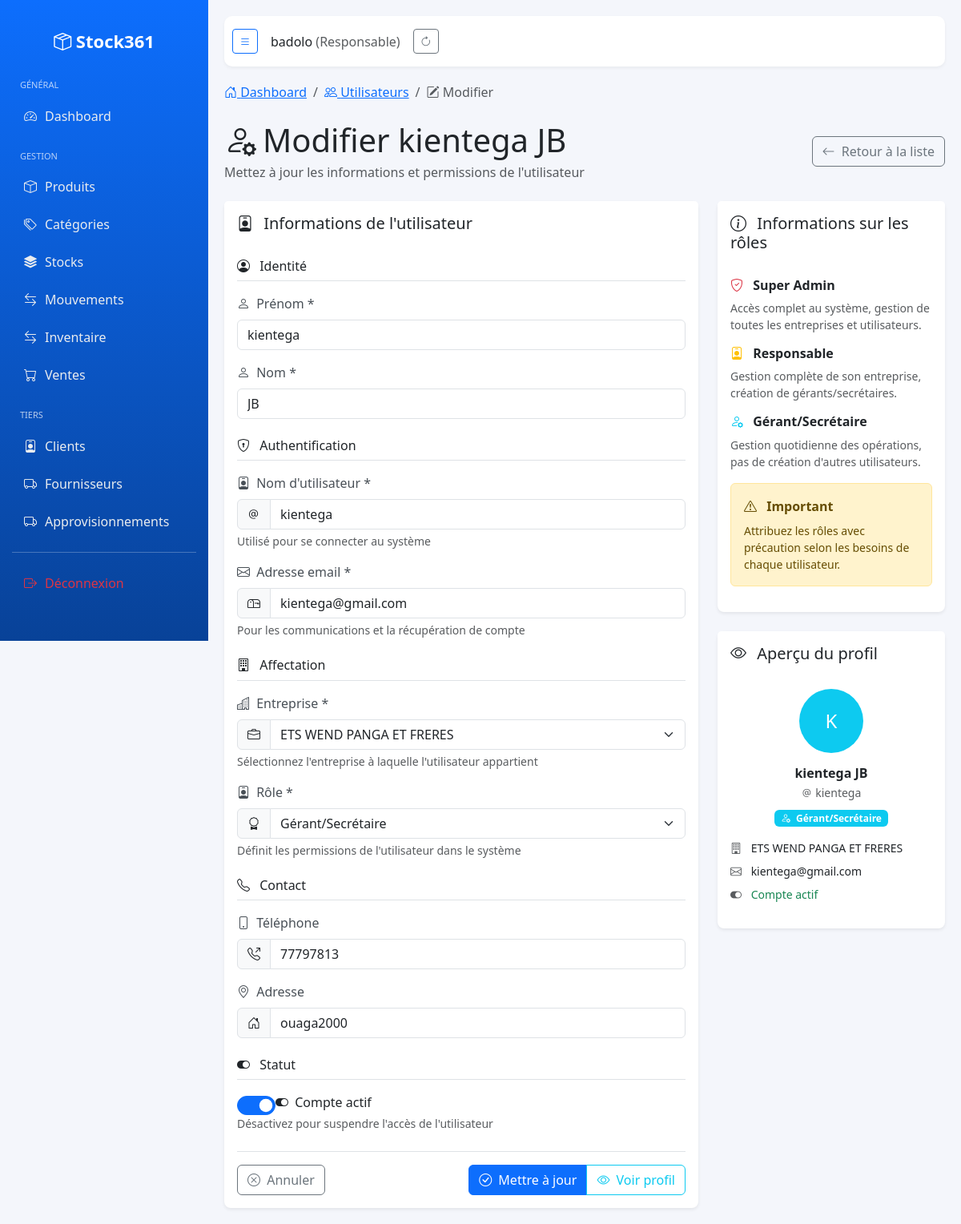
Page /utilisateurs/2/modifier/ (signed in) on the earlier database version.
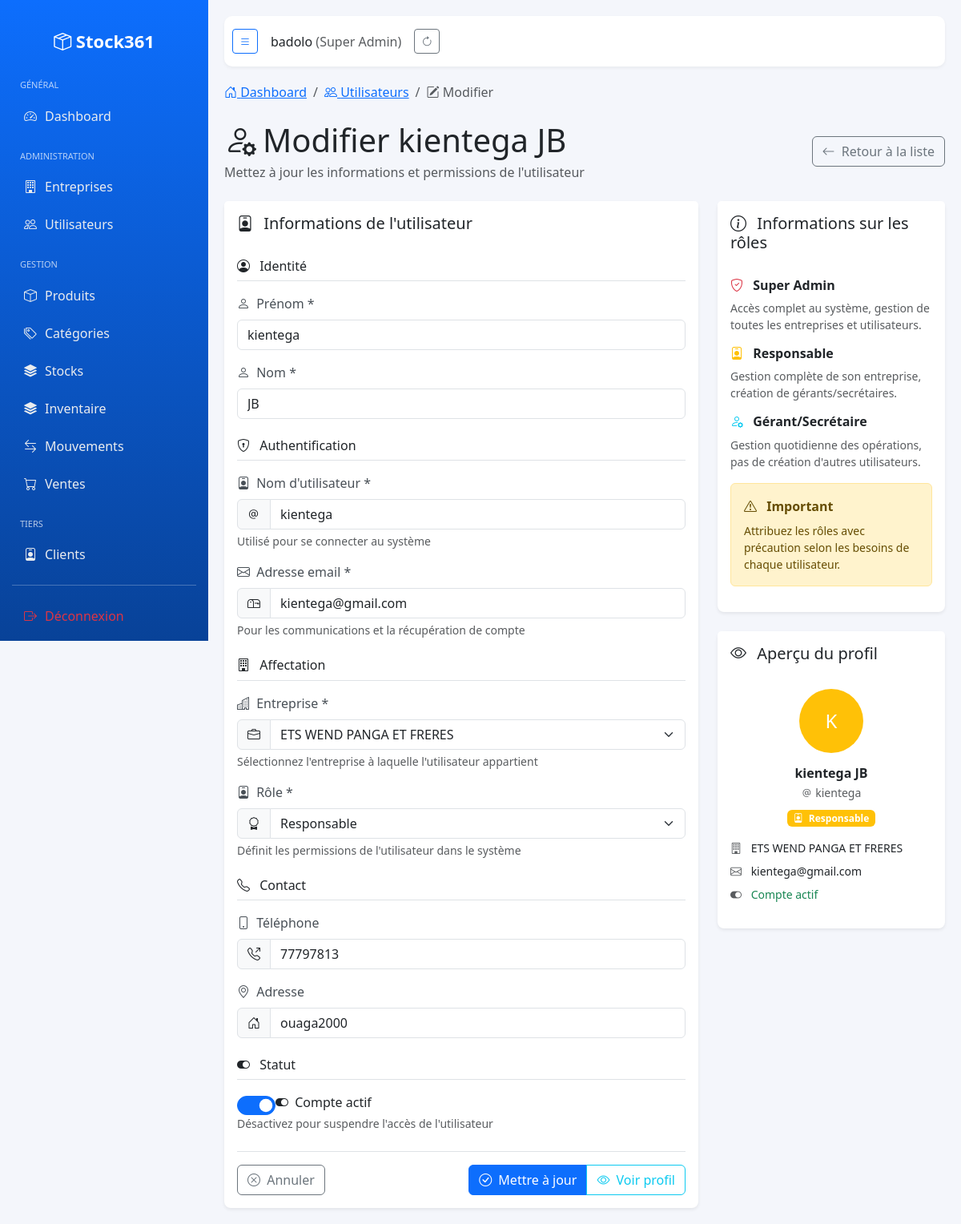
Same page on the later database version.
### entreprise/models.py (models this page shows, shortened)
class Utilisateur(AbstractUser):
    class TypeUtilisateur(models.TextChoices):
        SUPER_ADMIN = 'super_admin', 'Super Admin'
        RESPONSABLE = 'responsable', 'Responsable'
        GERANT = 'gerant', 'Gérant/Secrétaire'
    entreprise = models.ForeignKey(
        Entreprise,
        on_delete=models.CASCADE,
        related_name='utilisateurs',
        blank=True,
        null=True
    )
    type_utilisateur = models.CharField(
        max_length=20,
        choices=TypeUtilisateur.choices,
        default=TypeUtilisateur.GERANT
    )
    est_actif = models.BooleanField(default=True)
    telephone = models.CharField(max_length=20, blank=True, null=True)
    adresse = models.CharField(max_length=255, blank=True, null=True)
    date_creation = models.DateTimeField(default=timezone.now)
    @property
    def est_super_admin(self):
        return self.type_utilisateur == self.TypeUtilisateur.SUPER_ADMIN
    @property
    def est_responsable(self):
        return self.type_utilisateur == self.TypeUtilisateur.RESPONSABLE
    def get_role_display(self):
        return self.get_type_utilisateur_display()
    @property
    def responsable(self):
        """
        Retourne le premier utilisateur de type 'responsable' ou None
        """
        return self.utilisateurs.filter(type_utilisateur='responsable').first()

class Entreprise(models.Model):
    nom = models.CharField(max_length=150)
    ifu = models.CharField(max_length=50, unique=True)
    contact = models.CharField(max_length=50, blank=True, null=True)
    logo = models.ImageField(upload_to='entreprises/logos/', blank=True, null=True)
    est_actif = models.BooleanField(default=True)
    date_creation = models.DateTimeField(default=timezone.now)
    def __str__(self):
        return self.nom

### entreprise/views.py (the view, shortened to what this page needs)
# urls.py: path('utilisateurs/<int:pk>/modifier/', views.UtilisateurUpdateView.as_view(), name='utilisateur_update'),
class UtilisateurUpdateView(ResponsableOrSuperAdminMixin, LoginRequiredMixin, UpdateView):
    model = Utilisateur
    form_class = UtilisateurUpdateForm
    template_name = 'entreprise/utilisateur_form.html'
    success_url = reverse_lazy('utilisateur_list')

### templates/entreprise/utilisateur_form.html (shortened to what the changed rows need)
{% extends 'base.html' %}
{% load widget_tweaks %}
{% block content %}
<div class="d-flex justify-content-between align-items-center mb-4">
    <div>
        <h1 class="mb-1">
            {% if form.instance.pk %}
                <i class="bi bi-person-gear me-2"></i>Modifier {{ form.instance.get_full_name }}
            {% else %}
                <i class="bi bi-person-plus me-2"></i>Nouvel utilisateur
            {% endif %}
        </h1>
        <p class="text-muted mb-0">
            {% if form.instance.pk %}
                Mettez à jour les informations et permissions de l'utilisateur
            {% else %}
                Créez un nouveau compte utilisateur avec les permissions appropriées
            {% endif %}
        </p>
    </div>
</div>
<div class="row">
    <div class="col-lg-8">
        <div class="card shadow-sm border-0">
            <div class="card-body">
                <form method="post" id="utilisateurForm">
                    <div class="mb-4">
                        <div class="mb-3">
                            <label for="{{ form.first_name.id_for_label }}" class="form-label">
                                <i class="bi bi-person me-1"></i>
                                Prénom *
                            </label>
                            {% render_field form.first_name class="form-control" placeholder="Entrez le prénom" %}
                        </div>
                        <div class="mb-3">
                            <label for="{{ form.last_name.id_for_label }}" class="form-label">
                                <i class="bi bi-person me-1"></i>
                                Nom *
                            </label>
                            {% render_field form.last_name class="form-control" placeholder="Entrez le nom de famille" %}
                        </div>
                    </div>
                    <div class="mb-4">
                        <div class="mb-3">
                            <div class="input-group">
                                <span class="input-group-text">
                                    <i class="bi bi-at"></i>
                                </span>
                                {% render_field form.username class="form-control" placeholder="Choisissez un nom dutilisateur" %}
                            </div>
                        </div>
                        <div class="mb-3">
                            <div class="input-group">
                                <span class="input-group-text">
                                    <i class="bi bi-mailbox"></i>
                                </span>
                                {% render_field form.email class="form-control" placeholder="exemple@domain.com" type="email" %}
                            </div>
                        </div>
                    </div>
                    <div class="mb-4">
                        <div class="mb-3">
                            <div class="input-group">
                                <span class="input-group-text">
                                    <i class="bi bi-briefcase"></i>
                                </span>
                                {% render_field form.entreprise class="form-select" %}
                            </div>
                        </div>
                        <div class="mb-3">
                            <div class="input-group">
                                <span class="input-group-text">
                                    <i class="bi bi-award"></i>
                                </span>
                                {% render_field form.type_utilisateur class="form-select" %}
                            </div>
                        </div>
                    </div>
                    <div class="mb-4">
                        {% if form.telephone %}
                        <div class="mb-3">
                            <label for="{{ form.telephone.id_for_label }}" class="form-label">
                                <i class="bi bi-phone me-1"></i>
                                Téléphone
                            </label>
                            <div class="input-group">
                                <span class="input-group-text">
                                    <i class="bi bi-telephone-outbound"></i>
                                </span>
                                {% render_field form.telephone class="form-control" placeholder="+229 XX XX XX XX" %}
                            </div>
                        </div>
                        {% endif %}
                        {% if form.adresse %}
                        <div class="mb-3">
                            <label for="{{ form.adresse.id_for_label }}" class="form-label">
                                <i class="bi bi-geo-alt me-1"></i>
                                Adresse
                            </label>
                            <div class="input-group">
                                <span class="input-group-text">
                                    <i class="bi bi-house-door"></i>
                                </span>
                                {% render_field form.adresse class="form-control" placeholder="Adresse complète" %}
                            </div>
                        </div>
                        {% endif %}
                    </div>
                    {% if form.est_actif %}
                    <div class="mb-4">
                        <h6 class="border-bottom pb-2 mb-3">
                            <i class="bi bi-toggle-on me-2"></i>
                            Statut
                        </h6>
                        <div class="mb-3">
                            <div class="form-check form-switch">
                                {% render_field form.est_actif class="form-check-input" role="switch" %}
                                <label class="form-check-label" for="{{ form.est_actif.id_for_label }}">
                                    <i class="bi bi-toggle-on me-1"></i>
                                    Compte actif
                                </label>
                            </div>
                            <div class="form-text">
                                Désactivez pour suspendre l'accès de l'utilisateur
                            </div>
                        </div>
                    </div>
                    {% endif %}
                </form>
            </div>
        </div>
    </div>
    <div class="col-lg-4">
        <div class="card shadow-sm border-0">
            <div class="card-body">
                <div class="text-center mb-3">
                    <div class="avatar-placeholder rounded-circle d-flex align-items-center justify-content-center mx-auto mb-3
                                {% if form.instance.est_super_admin %}bg-danger text-white
                                {% elif form.instance.est_responsable %}bg-warning text-white
                                {% else %}bg-info text-white{% endif %}"
                         style="width: 80px; height: 80px; font-size: 24px;"
                         id="avatarPreview">
                        {{ form.instance.get_full_name|first|default:"?"|upper }}
                    </div>
                    <h6 id="previewName" class="fw-bold mb-1">
                        {% if form.instance.get_full_name %}
                            {{ form.instance.get_full_name }}
                        {% else %}
                            Prénom Nom
                        {% endif %}
                    </h6>
                    <p class="text-muted small mb-2">
                        <i class="bi bi-at"></i>
                        <span id="previewUsername">
                            {% if form.instance.username %}
                                {{ form.instance.username }}
                            {% else %}
                                username
                            {% endif %}
                        </span>
                    </p>
                    <div class="mb-3">
                        <span class="badge
                            {% if form.instance.est_super_admin %}bg-danger
                            {% elif form.instance.est_responsable %}bg-warning
                            {% else %}bg-info{% endif %}"
                              id="previewRole">
                            <i class="bi
                                {% if form.instance.est_super_admin %}bi-shield-check
                                {% elif form.instance.est_responsable %}bi-person-badge
                                {% else %}bi-person-gear{% endif %} me-1"></i>
                            {{ form.instance.get_type_utilisateur_display|default:"Rôle" }}
                        </span>
                    </div>
                    <div class="text-start small">
                        <div class="mb-2">
                            <i class="bi bi-building text-muted me-2"></i>
                            <span id="previewEntreprise">
                                {% if form.instance.entreprise %}
                                    {{ form.instance.entreprise.nom }}
                                {% else %}
                                    Entreprise
                                {% endif %}
                            </span>
                        </div>
                        <div class="mb-2">
                            <i class="bi bi-envelope text-muted me-2"></i>
                            <span id="previewEmail">
                                {% if form.instance.email %}
                                    {{ form.instance.email|truncatechars:20 }}
                                {% else %}
                                    email@exemple.com
                                {% endif %}
                            </span>
                        </div>
                        <div>
                        </div>
                    </div>
                </div>
            </div>
        </div>
    </div>
</div>
{% endblock %}

### templates/base.html (shortened to what the changed rows need)
<!DOCTYPE html>
<html lang="fr">
{% load static %}
<head>
    <link href="{% static 'vendor/bootstrap/css/bootstrap.min.css' %}" rel="stylesheet">
    <link href="{% static 'vendor/bootstrap-icons/font/bootstrap-icons.css' %}" rel="stylesheet">
    <link rel="stylesheet" href="{% static 'vendor/datatables/css/jquery.dataTables.min.css' %}">
    <link rel="stylesheet" href="{% static 'vendor/datatables/css/dataTables.bootstrap5.min.css' %}">
    <link rel="stylesheet" href="{% static 'vendor/datatables/css/buttons.bootstrap5.min.css' %}">
    <link rel="stylesheet" href="{% static 'vendor/datatables/css/select.bootstrap5.min.css' %}">
    <link rel="stylesheet" href="{% static 'vendor/datatables/css/responsive.bootstrap5.min.css' %}">
</head>
<body>
<div class="sidebar" id="sidebar">
    <div class="brand">
        <i class="bi bi-box-seam"></i> <span>Stock361</span>
    </div>
    {% if request.user.est_super_admin %}
        <div class="menu-title">Général</div>
        <a href="{% url 'dashboard' %}"><i class="bi bi-speedometer2"></i> <span>Dashboard</span></a>
        <div class="menu-title">Administration</div>
        <a href="{% url 'entreprise_list' %}"><i class="bi bi-building"></i> <span>Entreprises</span></a>
        <a href="{% url 'utilisateur_list' %}"><i class="bi bi-people"></i> <span>Utilisateurs</span></a>
        <div class="menu-title">Gestion</div>
        <a href="{% url 'produit:produit_list' %}"><i class="bi bi-box"></i> <span>Produits</span></a>
        <a href="{% url 'produit:categorie_list' %}">
            <i class="bi bi-tags"></i> <span>Catégories</span>
        </a>
        <a href="{% url 'stock_list' %}"><i class="bi bi-stack"></i> <span>Stocks</span></a>
        <a href="{% url 'inventaire_list' %}"><i class="bi bi-stack"></i> <span>Inventaire</span></a>
        <a href="{% url 'mouvement_list' %}"><i class="bi bi-arrow-left-right"></i> <span>Mouvements</span></a>
        <a href="{% url 'vente_list' %}"><i class="bi bi-cart"></i> <span>Ventes</span></a>
        <div class="menu-title">Tiers</div>
        <a href="{% url 'client_list' %}"><i class="bi bi-person-badge"></i> <span>Clients</span></a>
    {% elif request.user.est_responsable %}
        <div class="menu-title">Général</div>
        <a href="{% url 'dashboard' %}"><i class="bi bi-speedometer2"></i> <span>Dashboard</span></a>
        <div class="menu-title">Gestion</div>
        <a href="{% url 'produit:produit_list' %}"><i class="bi bi-box"></i> <span>Produits</span></a>
        <a href="{% url 'produit:categorie_list' %}">
            <i class="bi bi-tags"></i> <span>Catégories</span>
        </a>
        <a href="{% url 'stock_list' %}"><i class="bi bi-stack"></i> <span>Stocks</span></a>
        <a href="{% url 'mouvement_list' %}"><i class="bi bi-arrow-left-right"></i> <span>Mouvements</span></a>
        <a href="{% url 'inventaire_list' %}"><i class="bi bi-arrow-left-right"></i> <span>Inventaire</span></a>
        <a href="{% url 'vente_list' %}"><i class="bi bi-cart"></i> <span>Ventes</span></a>
        <div class="menu-title">Tiers</div>
        <a href="{% url 'client_list' %}"><i class="bi bi-person-badge"></i> <span>Clients</span></a>
        <a href="{% url 'fournisseur_list' %}"><i class="bi bi-truck"></i> <span>Fournisseurs</span></a>
        <a href="{% url 'approvisionnement_list' %}"><i class="bi bi-truck"></i> <span>Approvisionnements</span></a>
    {% endif %}
    <hr class="text-white">
    <a href="{% url 'logout' %}" class="text-danger"><i class="bi bi-box-arrow-right"></i> <span>Déconnexion</span></a>
</div>
<div class="main" id="main">
    <div class="topbar">
        <div class="d-flex align-items-center gap-3">
            <button class="btn btn-sm btn-outline-primary" id="toggleSidebar"><i class="bi bi-list"></i></button>
            <div class="user-info">
                {{ request.user.username }}
                <span class="text-muted">({{ request.user.get_role_display }})</span>
            </div>
            <button class="btn btn-sm btn-outline-secondary" id="refreshBtn" title="Actualiser">
                <i class="bi bi-arrow-clockwise"></i>
            </button>
        </div>
    </div>
    {% block content %}{% endblock %}
</div>
</body>
</html>

Differences in the rows shown:
changed Utilisateur "badolo": type_utilisateur "responsable" → "super_admin" (drawn); user.role "Responsable" → "Super Admin"
changed Utilisateur "kientega JB": type_utilisateur "Gérant/Secrétaire" → "Responsable"; instance.type_utilisateur "Gérant/Secrétaire" → "Responsable"
Other differences:
text no longer shown: "Fournisseurs Approvisionnements"
text now shown: "ADMINISTRATION Entreprises Utilisateurs"
